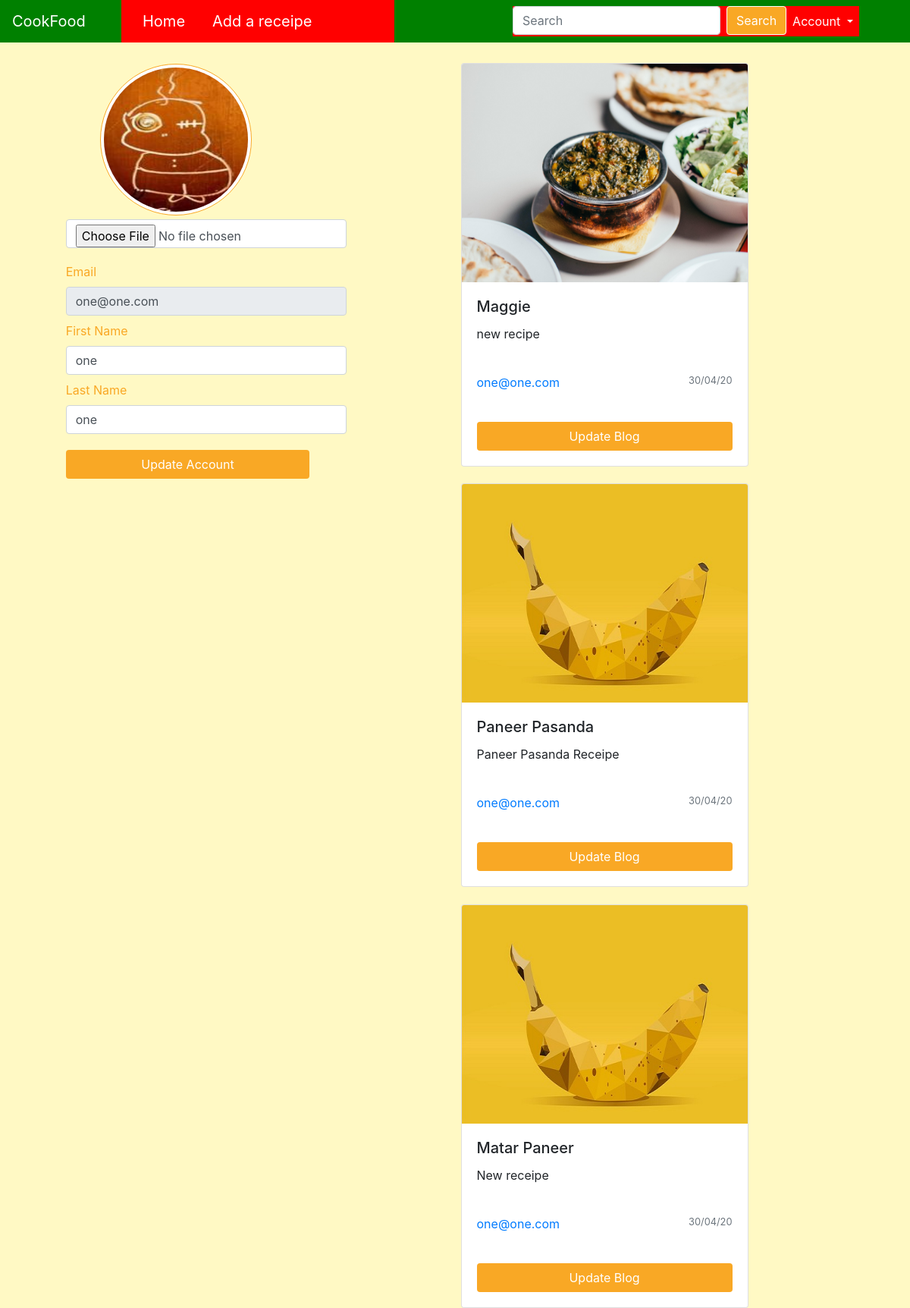
/account (signed in), run on the app's committed database.
### my_project/sign_up/models.py (models this page shows, shortened)
class UserInfo(db.Model):
    __tablename__ = 'usersinfo'
    user_id = db.Column(db.Integer, primary_key=True)
    first_name = db.Column(db.String(80), nullable=False)
    last_name = db.Column(db.String(80), nullable=False)
    email = db.Column(db.Integer, db.ForeignKey('users.email'),
        nullable=False)
    profile_image = db.Column(db.String(80), nullable=False, default='default.png')
    user = db.relationship('User',backref=db.backref('usersinfo', lazy=True))

class User(db.Model, UserMixin):
    __tablename__ = 'users'
    id = db.Column(db.Integer, primary_key = True)
    email = db.Column(db.String(80), nullable=False, unique=True)
    password_hash = db.Column(db.Text, nullable=False)

### my_project/blogs/models.py (models this page shows, shortened)
class Blog(db.Model):
    __tablename__ = 'blogs'
    id = db.Column(db.Integer, primary_key=True)
    blog_id = db.Column(db.Text)
    dish_name = db.Column(db.String(60), nullable=False)
    dish_receipe = db.Column(db.Text)
    date = db.Column(db.DateTime, nullable=False, default=datetime.utcnow)
    recipe_img = db.Column(db.String(80), nullable=True)
    email = db.Column(db.String(80), db.ForeignKey('users.email'), nullable=False)
    user = db.relationship('User', backref=db.backref('blogs', lazy=True))

### my_project/account/view.py (the view)
@account_view_bp.route('/account', methods=['GET', 'POST'])
@login_required
def account_view():
    form = UpdateAccount()
    user_info = UserInfo.query.filter_by(email=current_user.email).first()
    blogs_list = Blog.query.order_by(desc(Blog.date)).filter_by(email=current_user.email).all()
    if form.validate_on_submit():
        first_name = form.first_name.data
        last_name = form.last_name.data
        email = form.email.data # disabled
        print("On subbmit")
        print(form.profile_pic.data)
        if form.profile_pic.data:
            print(form.profile_pic.data)
            pic = add_profile_pic(pic_upload=form.profile_pic.data, email=email)
            user_info.profile_image = pic
            print("Image uploaded")
        user_info.first_name = first_name
        user_info.last_name = last_name
        db.session.add(user_info)
        db.session.commit()
        return redirect(url_for('blog_bp.view_blogs'))
    elif request.method == "GET":
        form.first_name.data = user_info.first_name
        form.email.data = current_user.email
        form.last_name.data = user_info.last_name
    return render_template('account/update_account.html', form=form, user_info=user_info, blogs_list=blogs_list)

### my_project/account/forms.py
class UpdateAccount(FlaskForm):
    first_name = StringField("First Name")
    last_name = StringField("Last Name")
    email = StringField("Email")
    old_password = PasswordField("Password")
    new_password = PasswordField("New Password", validators=[EqualTo('con_password', message="Password must match!!!")])
    con_password = PasswordField("Confirm Password")
    profile_pic = FileField('Update Profile Pic')
    submit = SubmitField("Update Account")

### my_project/sign_up/models.py (called while the page is built)
@login_manager.user_loader
def load_user(user_id):
    return User.query.get(user_id)

### my_project/account/templates/account/update_account.html (shortened to what this page needs)
{% extends "base.html" %} {% block content %}
<div class="parent-container">
    <div class="row justify-content-md-center">
        <div class="col-4 mycontent-left">
            <div class="position-fixed">
                <img class="rounded-circle z-depth-1-half avatar-pic img-thumbnail" id="profile-img" src="{{url_for('static', filename='profile_pics/'+user_info.profile_image)}}" style="width: 200px; height: 200px;">
                <form class="form-row" method="POST" enctype="multipart/form-data">
                    <div class="form-group">
                        {{ form.profile_pic(class="form-control", onchange="readURL(this);")}}
                        <div class="user-details">
                            {{ form.email.label(class="padded_label")}} {{ form.email(value= user_info.email, class="form-control", readonly="readonly") }} {{form.first_name.label(class="padded_label")}} {{ form.first_name(class=" form-control ", value= user_info.first_name) }}
                            {{form.last_name.label(class="padded_label")}} {{ form.last_name(class="form-control ", value=user_info.last_name) }}
                        </div>
                    </div>
                    <div class="update-btn">
                        {{ form.submit(class_="btn btn-block btn-color")}}
                    </div>
                </form>
            </div>
        </div>
        <div class="col-8 ">
            {% for blog in blogs_list %}
            <div class="card-container">
                <div class="card w-50">
                    {% if blog.recipe_img == None %}
                    <img src="{{ url_for('static', filename='images/default.jpg') }}" class="card-img-top"> {% else %}
                    <img src="{{ url_for('static', filename='images/'+blog.recipe_img) }}" class="card-img-top"> {% endif %}
                    <div class="card-body">
                        <h5 class="card-title">{{blog.dish_name}}</h5>
                        <p class="card-text">{{blog.dish_receipe}}</p>
                    </div>
                    <div class="card-body">
                        <div class="row">
                            <div class="col-6">
                                <a href="#" class="card-link">{{blog.email}}</a>
                            </div>
                            <div class="col-6">
                                <p class="card-text card-link text-right"><small class="text-muted">{{blog.date.strftime("%d/%m/%y")}}</small></p>
                            </div>
                        </div>
                    </div>
                    <div class="card-body">
                        <a class="btn btn-block btn-color" href="{{url_for('blog_bp.update_blog', blog_id=blog.blog_id)}}"> Update Blog</a>
                    </div>
                </div>
            </div>
            {% endfor %}
        </div>
        {% endblock %}

### my_project/static/css/main.css (style rules this page uses)
:root { --primary_color: #f9a825; --accent_color: #FBC02D; --nav_item_color: white; --nav_item_color_hover: #F57F17; --backgrond_color: #FFF9C4; }
html, body { height: 80%; background-color: var(--backgrond_color); }
.parent-container { width: 96%; height: 90%; margin-top: 5%; margin-left: 2%; margin-right: 2%; position: absolute; }
.btn-color { background-color: var(--primary_color); color: white; }
.card-img-top { height: 288px; background-position: center; background-repeat: no-repeat; }
#profile-img { margin-left: 8%; margin-bottom: 1%; border-color: var(--primary_color); }
.update-btn { margin-top: 1%; width: 62%; }
.mycontent-left { padding-left: 7%; padding-top: 2%; height: 100%; position: relative; }
.user-details { margin-top: 3%; margin-bottom: 0; }
.padded_label { padding-top: 8px; color: var(--primary_color); }
.card-container { justify-content: center; align-items: center; display: flex; }
.card { margin-top: 3%; }

### data on the page
UserInfo: profile_image (picture), email "one@one.com", first_name "one", last_name "one"
Blog: recipe_img (picture), dish_name "Maggie", dish_receipe "new recipe", email "one@one.com", date "30/04/20"
Blog: dish_name "Paneer Pasanda", dish_receipe "Paneer Pasanda Receipe", email "one@one.com", date "30/04/20"
Blog: dish_name "Matar Paneer", dish_receipe "New receipe", email "one@one.com", date "30/04/20"
